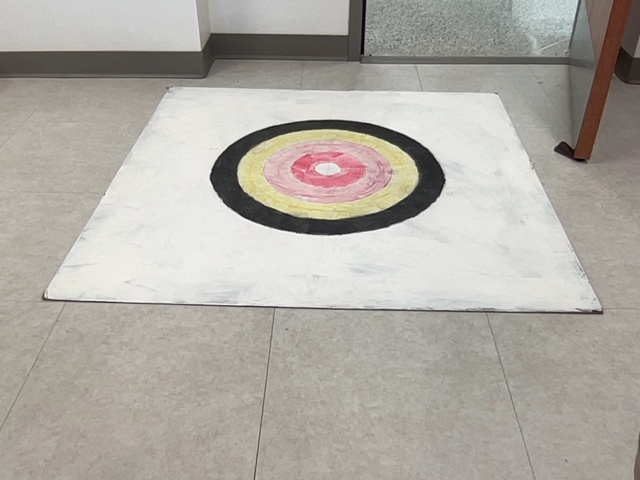
#> input picture images/target.jpg, 640 x 480 px; its folder holds 3 pictures in this run
$ python detection.py
#> lines starting #> are read from the running program, lines starting #| are printed output that depends on the picture; after the words box and inside, x2 and y2 are one past the last pixel; in counts of white or black regions, pixels touching at a corner belong together
import cv2
import numpy as np
import matplotlib.pyplot as plt

class Detection:

    methods = [cv2.TM_CCOEFF, cv2.TM_CCOEFF_NORMED,
               cv2.TM_CCORR, cv2.TM_CCORR_NORMED,
               cv2.TM_SQDIFF, cv2.TM_SQDIFF_NORMED]

    def __init__(self, imageFileName, templateFileName):
        #need grayscale for algorithm
#> called with imageFileName = 'target.jpg', templateFileName = 'target.png'
        self.imageFileName = imageFileName
        self.templateFileName = templateFileName
        self.image = cv2.imread(f"images/{imageFileName}", cv2.IMREAD_GRAYSCALE)
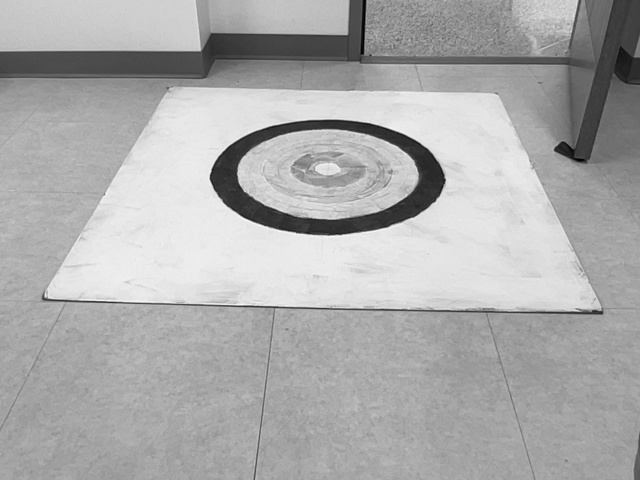
#> self.image: shape (480, 640); min 0, max 253, mean 171.4
        self.template = cv2.imread(f"images/{templateFileName}", cv2.IMREAD_GRAYSCALE)
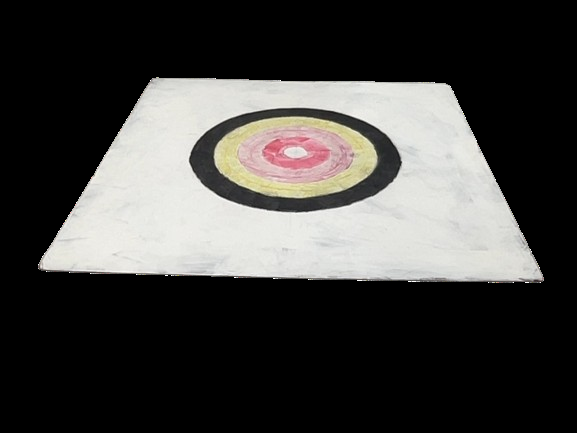
#> input picture images/target.png, 577 x 433 px
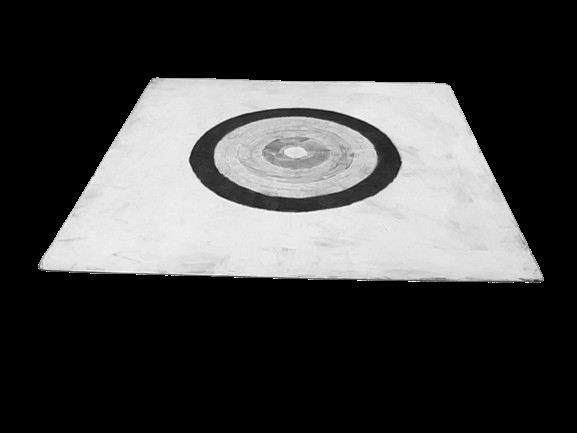
#> self.template: shape (433, 577); min 0, max 255, mean 65.6
        self.w, self.h = self.template.shape[::-1]
#> self.w = 577; self.h = 433

    def match(self):
        for method in self.methods:
            img = self.image.copy()

            res = cv2.matchTemplate(img, self.template, method)
            in_val, max_val, min_loc, max_loc = cv2.minMaxLoc(res)

            # If the method is TM_SQDIFF or TM_SQDIFF_NORMED, take minimum
            if method in [cv2.TM_SQDIFF, cv2.TM_SQDIFF_NORMED]:
                top_left = min_loc
            else:
                top_left = max_loc
            bottom_right = (top_left[0] + self.w, top_left[1] + self.h)
            cv2.rectangle(img,top_left, bottom_right, 255, 2)
            plt.subplot(121),plt.imshow(res,cmap = 'gray')
            plt.title('Matching Result'), plt.xticks([]), plt.yticks([])
            plt.subplot(122),plt.imshow(img,cmap = 'gray')
            plt.title('Detected Point'), plt.xticks([]), plt.yticks([])
            plt.suptitle(method)
            plt.show()

    def match(self, index):
#> called with index = 5
        img = self.image.copy()
        method = self.methods[index]
        res = cv2.matchTemplate(img, self.template, method)
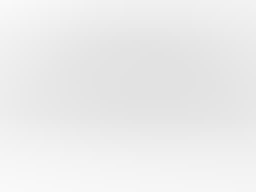
#> res: shape (48, 64) float32 (shown 4 times larger); min 0.887, max 0.979, mean 0.926
        in_val, max_val, min_loc, max_loc = cv2.minMaxLoc(res)
#> in_val = 0.887; max_val = 0.979; min_loc = (42, 19); max_loc = (0, 0)

        # If the method is TM_SQDIFF or TM_SQDIFF_NORMED, take minimum
        if method in [cv2.TM_SQDIFF, cv2.TM_SQDIFF_NORMED]:
            top_left = min_loc
#> top_left = (42, 19)
        else:
            top_left = max_loc
        bottom_right = (top_left[0] + self.w, top_left[1] + self.h)
#> bottom_right = (619, 452)
        cv2.rectangle(img,top_left, bottom_right, 255, 2)
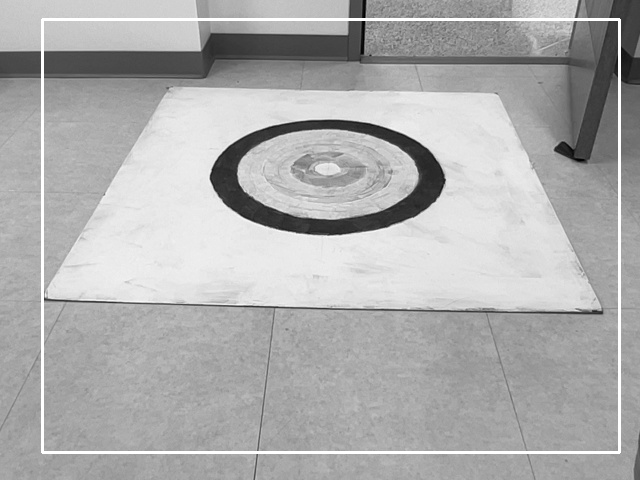
#> img: shape (480, 640); 1.97% of pixels changed, all inside (x1, y1, x2, y2) = (41, 18, 621, 454)
        plt.subplot(121),plt.imshow(res,cmap = 'gray')
        plt.title('Matching Result'), plt.xticks([]), plt.yticks([])
        plt.subplot(122),plt.imshow(img,cmap = 'gray')
        plt.title('Detected Point'), plt.xticks([]), plt.yticks([])
        plt.suptitle(method)
        plt.show()


detector = Detection('target.jpg', 'target.png')
detector.match(5)
